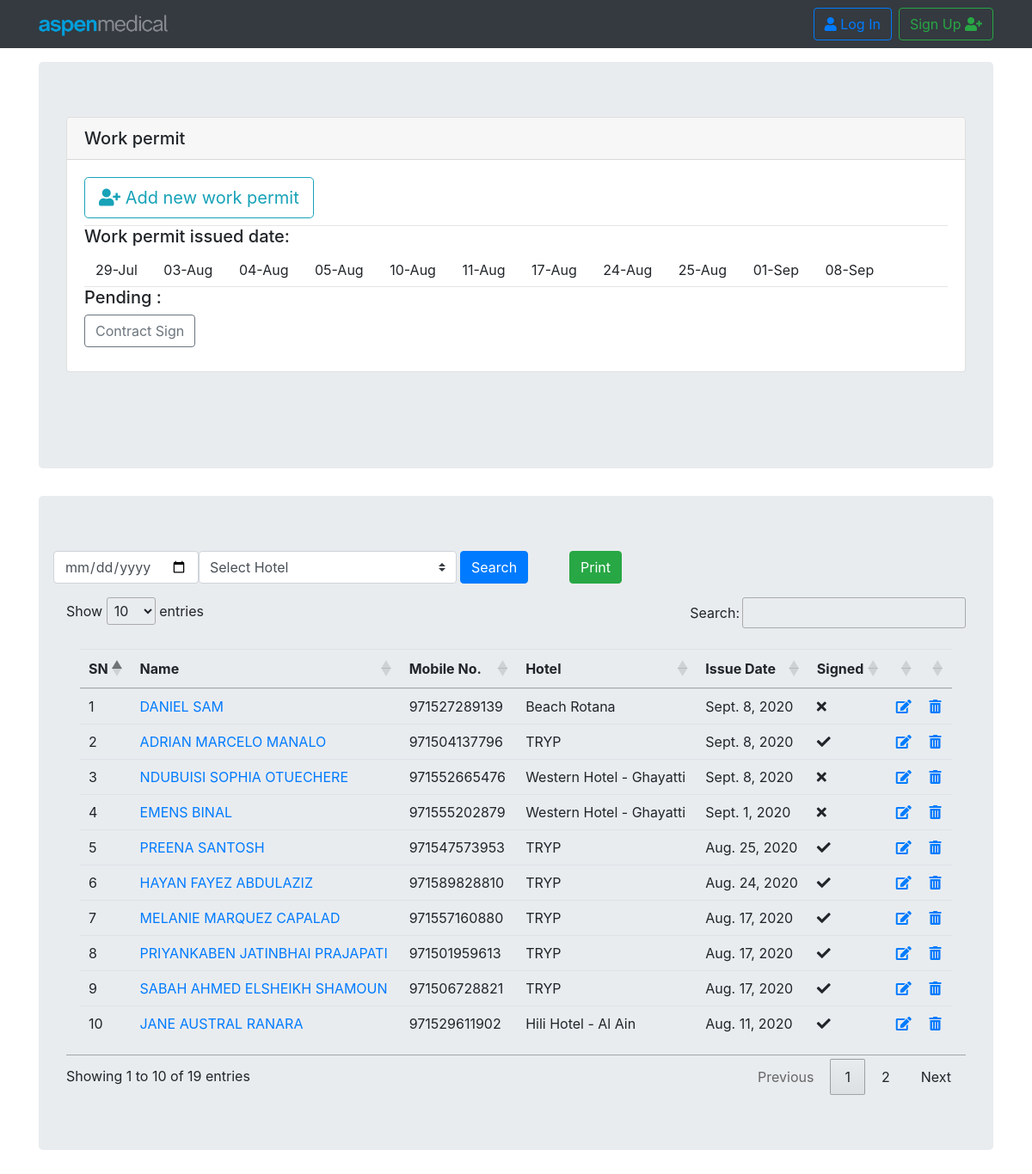
/payroll/work_permit_list, run on the app's committed database.
### payroll/models.py (models this page shows, shortened)
class WorkPermit(models.Model):
    employee               = models.ForeignKey(Employee, related_name='employee_workpermit', on_delete=models.CASCADE, blank=True,null=True)
    contract_issue_date    = models.DateField(null=True, blank=True)
    contract_collected     = models.BooleanField(default=False)
    contract_collected_date = models.DateField(null=True, blank=True)
    note                    = models.CharField(null=True, blank=True, max_length=300)

class Employee(models.Model):
    employee_id         = models.CharField(primary_key=True, max_length=60, unique=True)
    first_name          = models.CharField(max_length=60, blank=True,null=True)
    middle_name         = models.CharField(max_length=60, blank=True,null=True)
    last_name           = models.CharField(max_length=60, blank=True,null=True)
    GENDER_CHOICES      = (('Male', 'Male'),('Female', 'Female'),('Other', 'Other'),)
    gender              = models.CharField(max_length=10, choices=GENDER_CHOICES)
    hotel               = models.ForeignKey(Hotel, related_name='hotel_name', on_delete=models.CASCADE,null=True,blank=True)
    DOB                 = models.DateField(null=True, blank=True)
    religion            = models.CharField(max_length=20, null=True, blank=True)
    citizenship         = models.CharField(max_length=20, null=True, blank=True)
    country_birth       = models.CharField(max_length=20, null=True, blank=True)
    email               = models.EmailField(max_length=70, blank=True,null=True)
    phone               = models.IntegerField(null=True, blank=True,default=0)
    uae_address         = models.CharField(max_length=90, null=True, blank=True)
    home_country_phone  = models.CharField(max_length=90, null=True, blank=True)
    home_country_address= models.CharField(max_length=90, null=True, blank=True)
    department          = models.ForeignKey(Department, related_name='dept_name', on_delete=models.CASCADE,null=True,blank=True)
    designation         = models.CharField(max_length=40, null=True, blank=True)
    department_head     = models.BooleanField(default=False)
    joining_date        = models.DateField(null=True, blank=True)
    img                 = models.ImageField(upload_to='pics',null=True,blank=True, default='/static/images/default-user.jpg')
    employee_status_choice     = (('Deployed', 'Deployed'),('Exiting', 'Exiting'),('Resigning', 'Resigning'))
    employee_status            = models.CharField(max_length=10, default=['Active'], choices=employee_status_choice)

class Hotel(models.Model):
    hotel = models.CharField(unique=True, max_length=40)
    def __str__(self):
        return self.hotel

### payroll/views.py (the view)
# urls.py: path('work_permit_list',views.WorkPermitListView.as_view(),name='work_permit_list'),
class WorkPermitListView(ListView):
    template_name = 'payroll/work_permit_list.html'
    context_object_name = 'work_permit_list'
    def get_queryset(self):
        queryset= models.WorkPermit.objects.order_by('-contract_issue_date')
        if "date" in self.request.GET:
            if self.request.GET["date"] !="":
                queryset= models.WorkPermit.objects.filter(contract_issue_date=self.request.GET["date"])
        if "hotel" in self.request.GET:
            if self.request.GET["hotel"] !="":
                queryset= queryset.filter(employee__hotel=self.request.GET["hotel"])
        return queryset
    def get_context_data(self, *args, **kwargs):
        context = super(WorkPermitListView,self).get_context_data(*args,**kwargs)
        date = models.WorkPermit.objects.all().order_by('contract_issue_date').values_list('contract_issue_date',flat=True).distinct()
        context['data'] = date
        hotel = models.Hotel.objects.all()
        context['hotel'] = hotel
        search=''
        if self.request.GET:
            search="?date="+ self.request.GET['date'] +"&hotel="+self.request.GET['hotel']
        context['search'] = search
        return context

### payroll/templates/payroll/work_permit_list.html (shortened to what this page needs)
{% extends "base.html" %}
{% block content %}
{% load humanize %}
<div class="jumbotron">
    <div class="card mb-5">
        <h5 class="card-header">Work permit</h5>
        <div class="card-body">
          <a class="btn btn-outline-info btn-lg mb-2" href="{% url 'payroll:work_permit_create' %}" role="button"><i class="fas fa-user-plus"> </i> Add new work permit</a>
          <hr>
          <h5> Work permit issued date:</h5>
          {% for a in data %}
              <a class="btn" >{{a |date:'d-M'}} </a>
          {% endfor%}
          <hr>
          <h5> Pending :</h5>
          <a class="btn btn-outline-secondary mb-2" href="{% url 'payroll:p_wp_sign' %}" role="button"> Contract Sign</a>
       </div>
    </div>
</div>
<div class="jumbotron">
  <div class="form-group row">
    <form class="form-inline" action="" method="get">
    <input class="form-control" type="date" name="date" id="example-date-input">
    <div class="input-group">
        <select class="custom-select" name="hotel" id="inputGroupSelect04">
            <option value=""> Select Hotel</option>
        </select>
    </div>
     <button type="submit" class="btn btn-primary ml-1">Search</button>
     <a class="btn btn-success ml-5" href="{% url 'payroll:work_permit_print' %}{{search}}" role="button"> Print </a>
    </form>
  </div>
      <table class="table table-hover h-100 p-3" id="table_id" class="dispaly">
        <thead>
          <tr>
              <th scope="col">SN</th>
              <th scope="col">Name</th>
              <th scope="col">Mobile No.</th>
              <th scope="col">Hotel </th>
              <th scope="col">Issue Date</th>
              <th scope="col">Signed</th>
              <th scope="col"> </th>
              <th scope="col"></th>
          </tr>
          </thead>
          <tbody>
          {% for permit in work_permit_list %}
          <tr>
              <td scope="row">{{ forloop.counter }}</td>
              <td> <a href="{% url 'payroll:work_permit_detail' pk=permit.pk %}"> {{permit.employee.first_name }} </a> </td>
              <td> {{permit.employee.phone }}</td>
              <td> {{permit.employee.hotel }}</td>
              <td> {{permit.contract_issue_date }}</td>
              <td>
                  {% if permit.contract_collected %} <i class="fa fa-check"> </i>
                  {% else %} <i class="fa fa-times"> </i>
                  {% endif %}
              </td>
              <td> <a href="{% url 'payroll:work_permit_update' pk=permit.pk %}"><i class="fas fa-edit"> </i></a> </td>
              <td> <a href="{% url 'payroll:work_permit_delete' pk=permit.pk %}"> <i class="fas fa-trash-alt"></i> </a> </td>
          </tr>
          {% endfor %}
          </tbody>
      </table>
    </div>
    {% endblock %}

### static/css/fa.css (style rules this page uses)
.fa,.fab,.fad,.fal,.far,.fas { -moz-osx-font-smoothing:grayscale;-webkit-font-smoothing:antialiased;display:inline-block;font-style:normal;font-variant:normal;text-rendering:auto;line-height:1 }
.fa-check:before { content:"\f00c" }
.fa-edit:before { content:"\f044" }
.fa-times:before { content:"\f00d" }
.fa-trash-alt:before { content:"\f2ed" }
.fa-user-plus:before { content:"\f234" }
.fa,.far,.fas { font-family:"Font Awesome 5 Free" }
.fa,.fas { font-weight:900 }

### static/css/mystylesheet.css (style rules this page uses)
hr { margin: 0px; }

### data on the page
WorkPermit: employee.first_name "DANIEL SAM", employee.phone "971527289139", employee.hotel "Beach Rotana", contract_issue_date "Sept. 8, 2020", contract_collected False (drawn)
WorkPermit: employee.first_name "ADRIAN MARCELO MANALO", employee.phone "971504137796", employee.hotel "TRYP", contract_issue_date "Sept. 8, 2020", contract_collected True (drawn)
WorkPermit: employee.first_name "NDUBUISI SOPHIA OTUECHERE", employee.phone "971552665476", employee.hotel "Western Hotel - Ghayatti", contract_issue_date "Sept. 8, 2020", contract_collected False (drawn)
WorkPermit: employee.first_name "EMENS BINAL", employee.phone "971555202879", employee.hotel "Western Hotel - Ghayatti", contract_issue_date "Sept. 1, 2020", contract_collected False (drawn)
WorkPermit: employee.first_name "PREENA SANTOSH", employee.phone "971547573953", employee.hotel "TRYP", contract_issue_date "Aug. 25, 2020", contract_collected True (drawn)
WorkPermit: employee.first_name "HAYAN FAYEZ ABDULAZIZ", employee.phone "971589828810", employee.hotel "TRYP", contract_issue_date "Aug. 24, 2020", contract_collected True (drawn)
WorkPermit: employee.first_name "MELANIE MARQUEZ CAPALAD", employee.phone "971557160880", employee.hotel "TRYP", contract_issue_date "Aug. 17, 2020", contract_collected True (drawn)
WorkPermit: employee.first_name "PRIYANKABEN JATINBHAI PRAJAPATI", employee.phone "971501959613", employee.hotel "TRYP", contract_issue_date "Aug. 17, 2020", contract_collected True (drawn)
WorkPermit: employee.first_name "SABAH AHMED ELSHEIKH SHAMOUN", employee.phone "971506728821", employee.hotel "TRYP", contract_issue_date "Aug. 17, 2020", contract_collected True (drawn)
WorkPermit: employee.first_name "JANE AUSTRAL RANARA", employee.phone "971529611902", employee.hotel "Hili Hotel - Al Ain", contract_issue_date "Aug. 11, 2020", contract_collected True (drawn)

### other printed values
{{ a |date:'d-M' }} "29-Jul" "03-Aug" "04-Aug" "05-Aug" "10-Aug" "11-Aug" "17-Aug" "24-Aug" "25-Aug" "01-Sep" "08-Sep"
